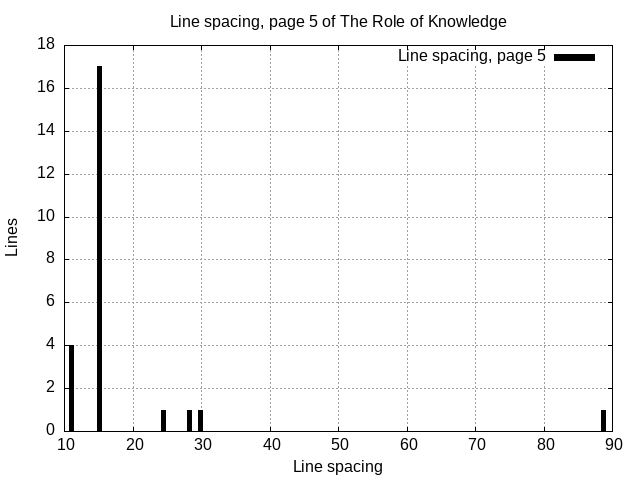

Source code (gnuplot):
set term png
set style fill solid
set boxwidth 0.6
set grid

set output 'linespaces.png'
set title 'Line spacing, page 5 of The Role of Knowledge'
set xlabel 'Line spacing'
set ylabel 'Lines'

plot "data/linespacesp5.dat" using 1:2 \
      title "Line spacing, page 5" \
      with boxes \
      linecolor rgb "#000000"
